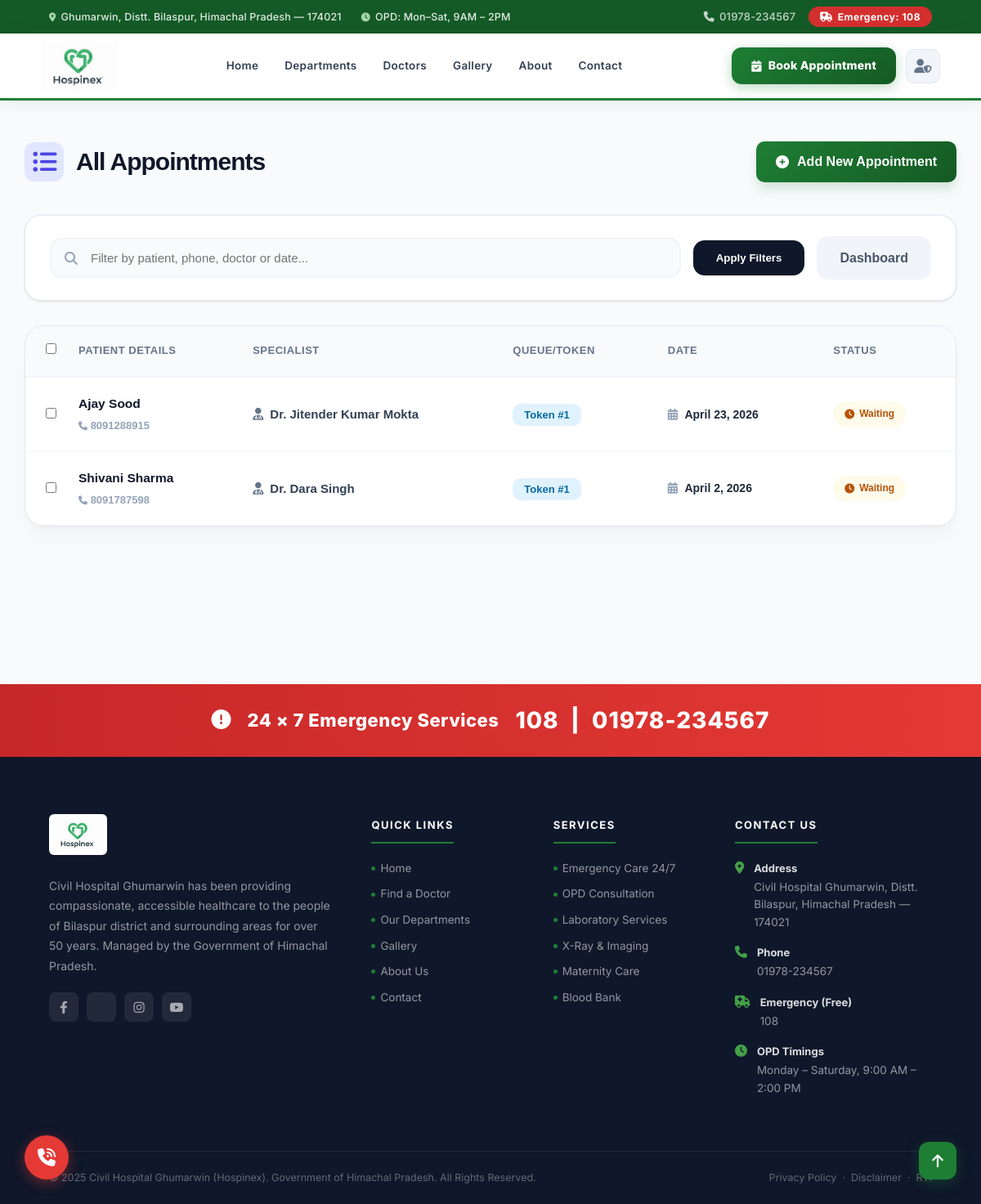
Before: /receptionist/appointments/ (signed in) with the older database file.
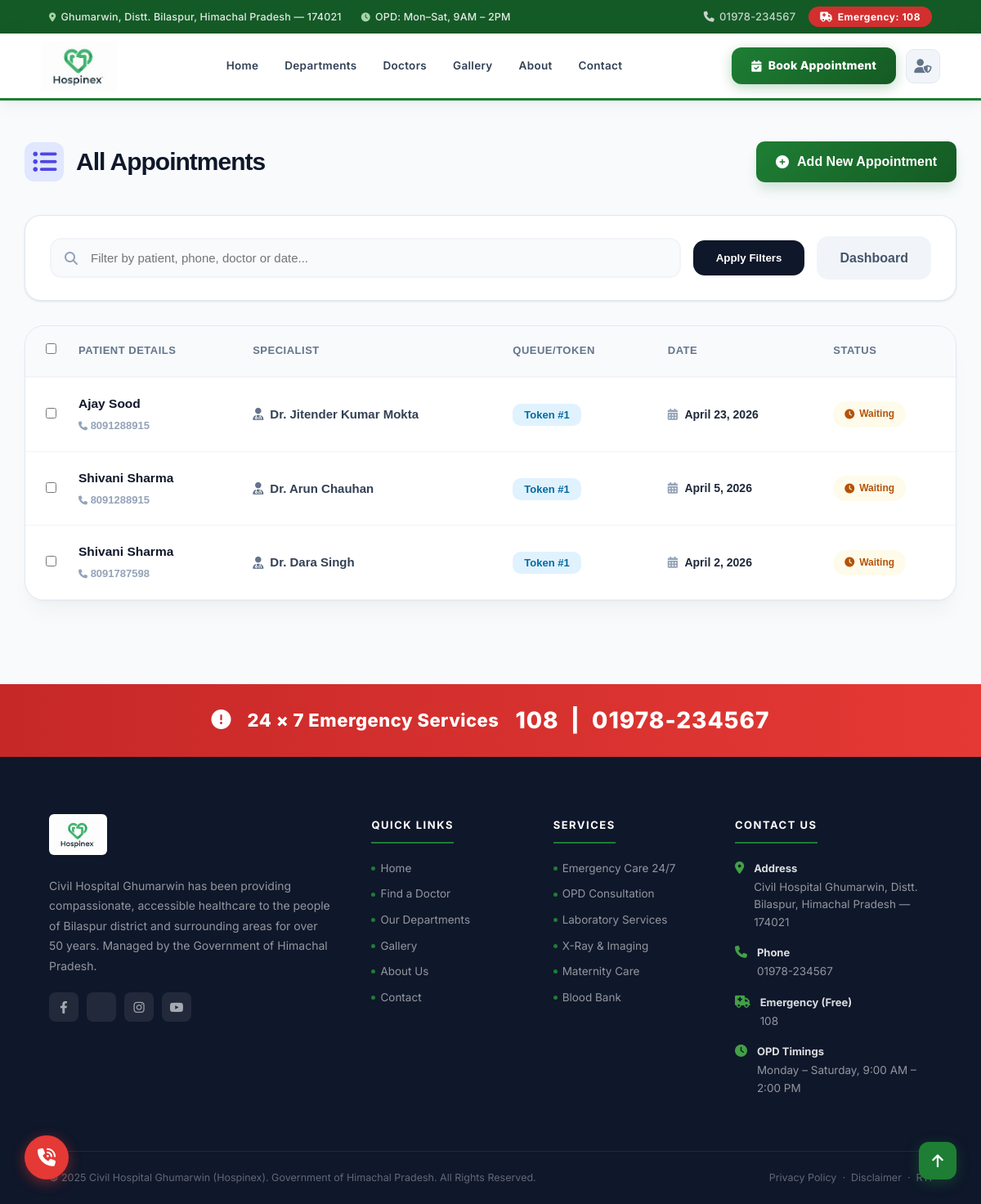
After: the same page with the newer database file.
### doctors/models.py (models this page shows, shortened)
class Appointment(models.Model):
    STATUS_CHOICES = [
        ('waiting', 'Waiting'),
        ('in_progress', 'In Progress'),
        ('completed', 'Completed'),
        ('cancelled', 'Cancelled'),
    ]
    TIME_SLOTS = [
        ('09:00 AM', '09:00 AM'), ('10:00 AM', '10:00 AM'),
        ('11:00 AM', '11:00 AM'), ('12:00 PM', '12:00 PM'),
        ('02:00 PM', '02:00 PM'), ('03:00 PM', '03:00 PM'),
        ('04:00 PM', '04:00 PM')
    ]
    doctor = models.ForeignKey(Doctor, on_delete=models.CASCADE)
    patient_name = models.CharField(max_length=100)
    patient_email = models.EmailField(max_length=254)
    patient_phone = models.CharField(max_length=15)
    appointment_date = models.DateField()
    time_slot = models.CharField(max_length=20, choices=TIME_SLOTS, default='09:00 AM')
    disease = models.CharField(max_length=200, default="Not Specified")
    queue_number = models.PositiveIntegerField(blank=True, null=True)
    is_emergency = models.BooleanField(default=False)
    status = models.CharField(choices=STATUS_CHOICES, default='waiting', max_length=20)
    created_at = models.DateTimeField(auto_now_add=True)
    class Meta:
        ordering = ['appointment_date', 'queue_number']

class Doctor(models.Model):
    user = models.OneToOneField(User, on_delete=models.CASCADE, limit_choices_to={'is_staff': True})
    photo = models.ImageField(upload_to='doctors/', blank=True, null=True)
    specialization = models.CharField(blank=True, max_length=100)
    experience = models.PositiveIntegerField(blank=True, null=True)
    bio = models.TextField(blank=True)

### doctors/views.py (the view, shortened to what this page needs)
# urls.py: path("receptionist/appointments/", views.receptionist_appointments, name="receptionist_appointments"),
@login_required(login_url="receptionist_login")
def receptionist_appointments(request):
    query = request.GET.get("q", "").strip()
    appointments = Appointment.objects.select_related("doctor__user")
    appointments = appointments.order_by("-appointment_date")
    return render(request, "receptionist/appointments.html", {
        "appointments": appointments,
        "query": query
    })

### templates/receptionist/appointments.html (shortened to what this page needs)
{% extends "base.html" %}
{% load static %}
{% block content %}
<div class="registry-wrapper">
    <div class="registry-container">
        <div class="registry-header">
            <h1 class="registry-title">
                <i class="fa-solid fa-list-ul"></i>
                All Appointments
            </h1>
            <a href="{% url 'add_appointment' %}" class="btn-primary-reg">
                <i class="fa-solid fa-plus-circle"></i> Add New Appointment
            </a>
        </div>
        <form method="GET" class="search-toolbar">
            <div class="search-input-group">
                <i class="fa-solid fa-magnifying-glass"></i>
                <input type="text" name="q" placeholder="Filter by patient, phone, doctor or date..." value="{{ query }}">
            </div>
            <button type="submit" class="btn-search-act">Apply Filters</button>
            <a href="{% url 'receptionist_dashboard' %}" class="btn-search-act" style="background:#f1f5f9; color:#475569; text-decoration:none;">Dashboard</a>
        </form>
        <form method="POST" id="registryForm">
            <div class="registry-card">
                <table class="appointments-table">
                    <thead>
                        <tr>
                            <th style="width: 40px; padding-right: 0;"><input type="checkbox" id="selectAll"></th>
                            <th>Patient Details</th>
                            <th>Specialist</th>
                            <th>Queue/Token</th>
                            <th>Date</th>
                            <th>Status</th>
                        </tr>
                    </thead>
                    <tbody>
                        {% for a in appointments %}
                        <tr>
                            <td style="padding-right: 0;"><input type="checkbox" class="rowCheckbox" name="ids" value="{{ a.id }}"></td>
                            <td>
                                <div class="patient-info-cell">
                                    <span class="patient-name-bold">{{ a.patient_name }}</span>
                                    <span class="patient-phone-sub"><i class="fa-solid fa-phone" style="font-size:11px;"></i> {{ a.patient_phone }}</span>
                                </div>
                            </td>
                            <td>
                                <div style="display:flex; align-items:center; gap:8px; font-weight:600;">
                                    <i class="fa-solid fa-user-doctor" style="color:#64748b;"></i>
                                    Dr. {{ a.doctor.user.get_full_name|default:a.doctor.user.username }}
                                </div>
                            </td>
                            <td><span class="token-badge">Token #{{ a.queue_number }}</span></td>
                            <td>
                                <div style="font-weight:700; font-size:14px; color:#1e293b;">
                                    <i class="fa-solid fa-calendar-days" style="color:#94a3b8; margin-right:5px;"></i>
                                    {{ a.appointment_date|date:"F j, Y"|default:a.appointment_date }}
                                </div>
                            </td>
                            <td>
                                <span class="status-pill
                                    {% if a.status == 'waiting' %}status-waiting
                                    {% elif a.status == 'completed' %}status-completed
                                    {% else %}status-cancelled{% endif %}">
                                    <i class="fa-solid {% if a.status == 'waiting' %}fa-clock{% elif a.status == 'completed' %}fa-check-circle{% else %}fa-times-circle{% endif %}"></i>
                                    {{ a.status|title }}
                                </span>
                            </td>
                        </tr>
                        {% endfor %}
                    </tbody>
                </table>
            </div>
        </form>
    </div>
</div>
{% endblock %}

Changed rows visible on the page:
added Appointment: patient_name "Shivani Sharma", patient_phone "8091288915", doctor.user.get_full_name "Arun Chauhan", queue_number "1", appointment_date "April 5, 2026", status "Waiting"
